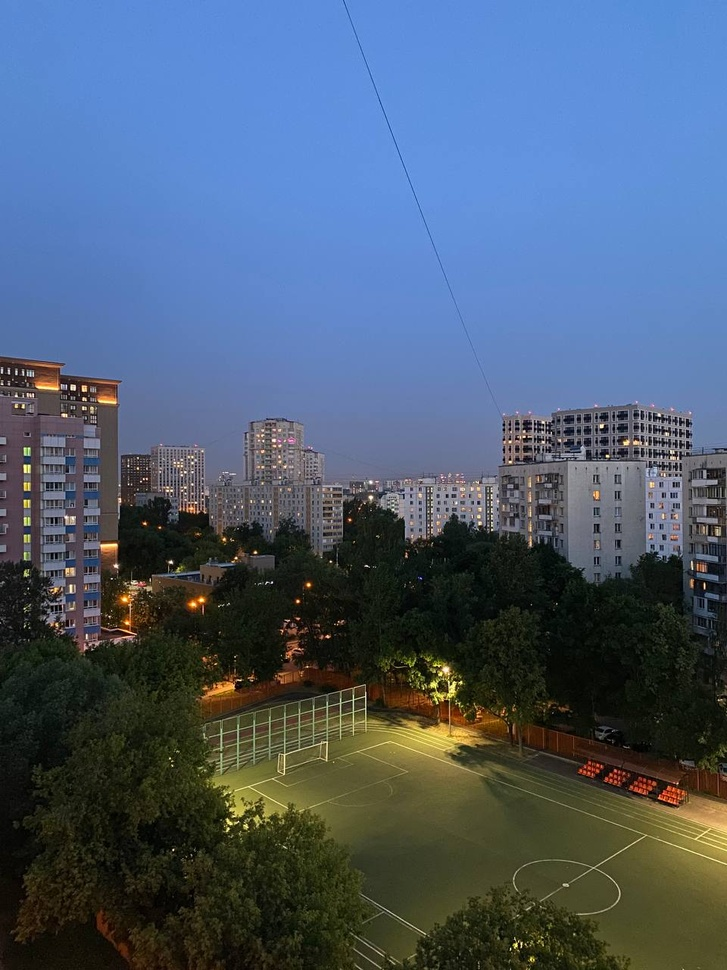
#> input picture semester 2 (feb - jun 2023)/lab_6/images/1.jpg, 727 x 970 px, shrunk from 960 x 1280 before the run; the run also reads 2 pictures not shown here
$ jupyter execute lab_6_homography.ipynb
#> lines starting #> are read from the running program, lines starting #| are printed output that depends on the picture
# LAB 6: Homography
### AI and Machine Learning // Suchkova Natalia М8О - 114М - 22
01.06.23 @ MAI IT-Center

### The Task
1. Изучить и использовать код по гомографиям
2. Сделать панараму больше чем на 2-х снимках
3. Взять код который занимается триангуляцией на основе афинной гомографии,
4. Придумать и реализовать метод автоматического триангулирования (по ключивым точкам лица с помощью нейросети, взять шар и по окружности триангулировать) и приминить для своей фотографии.

[cell 1]
import cv2
import numpy as np
import matplotlib.pyplot as plt

[cell 2]
# pip install opencv-contrib-python==4.7.0.72

[cell 3]
# pip uninstall opencv-python

### 1. Изучаем гомографию

**Гомография** — это преобразование (матрица), которое отображает точки одного изображения в точки соответствия другого изображения.

*Матрица гомографии* и *афинные преобразования* могут использоваться как алгоритм автоматического сшивания нескольких фотографий в плоское (иногда называют перспективное) панорамное изображение (planar/perspective panoramic image).

**NB!** Для построения плоской панорамы требуются изображения снятые из одной точки. То есть камеру можно поворачивать вокруг входного зрачка объектива, но нельзя перемещать. На практике небольшие перемещения не страшны, но они дадут небольшие искажения в итоговом изображении.

Плоская панорама не может охватить область больше 180 градусов по вертикали, горизонтали или другому диаметру (в отличие от панорамных изображений в сферической, цилиндрической и некоторых других проекциях). Но при этом плоская панорама оставляет прямые линии прямыми — мы получим такое изображение, какое получилось бы при съемке с той же точки камерой с бо́льшими углами обзора (меньшим фокусным расстоянием).

#### Теория
Для начала, нам понадобится вещественная проективная плоскость $\mathrm{P}^2$. Проективная плоскость состоит из конечных точек, вида $(x, y, 1)$ и идеальных точек, вида $(x, y, 0)$. Точка $(0, 0, 0)$ не задаёт элемент $\mathrm{P}^2$. На $\mathrm{P}^2$ заданы классы эквивалентности — если домножить тройку чисел на ненулевой множитель, то они будут задавать ту же точку в $\mathrm{P}^2$. То есть $(x, y, z) \sim (wx, wy, wz), w \ne 0$.

Элементы проективной плоскости можно воспринимать как конечные точки $(x, y, 1)$ на плоскости $R^2$, дополненные идеальными точками $(x, y, 0)$ — точками на бесконечности в направлении (x, y). Также элементы проективной плоскости можно воспринимать как линии на плоскости $(a, b, c) \sim ax + by + c = 0$. Во всех теоремах о проективной плоскости работает принцип двойственности, когда можно поменять местами точки и линии и получить двойственную теорему.

$R$- это матрица поворота , на которую b поворачивается относительно a; t - перевод вектора из a в b; n и d - вектор нормали к плоскости и расстояние до плоскости соответственно. K a и K b - матрицы внутренних параметров камеры .

Примеры теорем о проективной плоскости (красиво, но не важно для дальнейшего повествования)
$\mathrm{P}^2$ также можно представить как множество лучей (хотя точнее будет сказать прямых), вложенных в $R^3$ и проходящих через начало координат. Лучи, пересекающие плоскость $z = 1$, соответствуют конечным точкам $\mathrm{P}^2$, а лучи в плоскости $z = 0$ — идеальным.

Гомография $H$ (проективное преобразование) — это преобразование $\mathrm{P}^2 \to \mathrm{P}^2$ которое прямые переводит в прямые. Для нас важно, что гомография задаётся умножением однородных координат на обратимую матрицу $H_{3 \times 3}$. Обратите внимание, что гомография $wH$ задаёт одно и то же преобразование для всех ненулевых множителей $w$.

Давайте вспомним, как работает модель пинхол камеры. Она задаёт то, как 3D-точка $(x, y, z)$ проецируется в точку $(u, v)$ на плоскости изображения:
$$u = f_x\frac{x}{z} + c_x, v = f_y\frac{y}{z} + c_y$$

В эту же точку $(u, v)$ проецируются все точки на луче$ w (x, y, z), w \ne 0$. То есть модель камеры сопоставляет 2D-точку в плоскости изображения лучу в 3D пространстве.

В  $\mathrm{P}^2$ мы сопоставляем точке $(x, y, 1)$ в плоскости $z = 1$ луч (прямую) $w (x, y, 1), w \ne 0$. То есть отождествление точки на плоскости с лучём в 3D уже подразумевается и само по себе "проецирование" уже произошло. Для того, чтобы соответствовать модели пинхол камеры, осталось сделать растяжение и смещение плоскости. Это можно сделать следующей гомографией:

$$H_p = \begin{pmatrix} f_x & 0 & c_x \\ 0 & f_y & c_y \\ 0 & 0 & 1 \end{pmatrix}$$

Давайте проверим. Пусть у нас задана точка $(x, y, z)$. "Спроецируем" её на плоскость изображения с помощью гомографии $H_p$.
$$H_p(x, y, z)^T = (f_xx + c_xz, f_yy + c_yz, z) \sim (f_x\frac{x}{z} + c_x, f_y\frac{y}{z} + c_y, 1)$$
То же самое, что предполагается моделью камеры.

Кроме операции проецирования нам интересна операция поворота в 3D. Поворот в 3D задаётся обратимой матрицей $R_{3\times3}$. Эта же матрица является матрицей гомографии в $\mathrm{P}^2$ и работает точно так же. Только теперь уже на элементах $\mathrm{P}^2$. То есть вращает не точки в $R^3$, а лучи (прямые).

**Аффинная гомография**
Когда область изображения, в которой вычисляется гомография, мала или изображение было получено с большим фокусным расстоянием, аффинная гомография является более подходящей моделью смещения изображения. Аффинная гомография - это особый тип общей гомографии, последняя строка которой зафиксирована на

Источники:
https://habr.com/ru/articles/708986/

### 2. Делаем свои милые фотокарточки и превращаем их в плоскую панормау

[cell 4]
fig, axs = plt.subplots(nrows=2, ncols=3, figsize=(12, 10))
for i, j in enumerate(['images/1.jpg', 'images/2.jpg', 'images/3.jpg',
                               'images/4.jpg', 'images/5.jpg', 'images/6.jpg']):
    img = cv2.imread(j)
#> img is the input picture: shape (970, 727, 3); mean B, G, R 113.7, 92.5, 75.7
    axs.flat[i].imshow(cv2.cvtColor(img, cv2.COLOR_BGR2RGB))

plt.show()
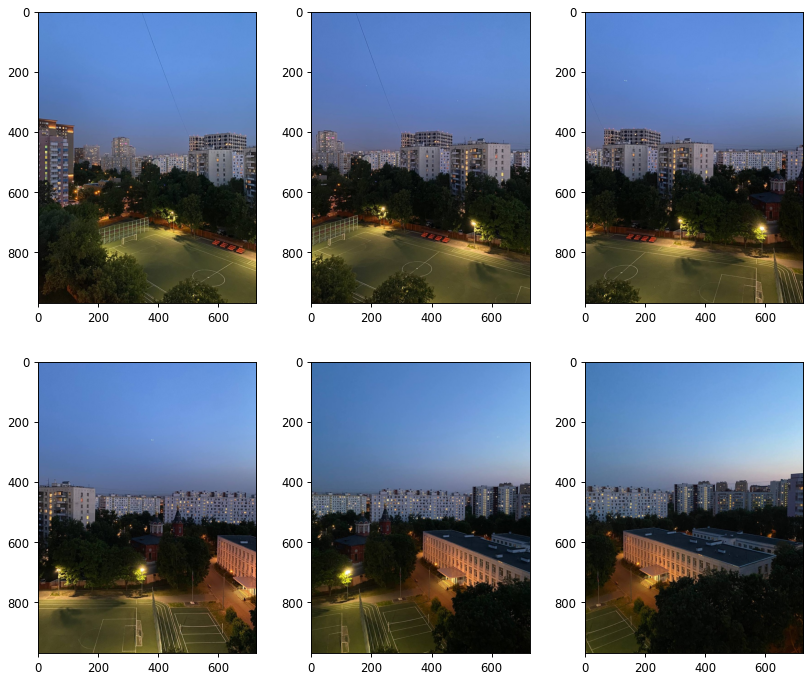
#> figure drawn by matplotlib, 6 panels

[cell 5]
def make_pano(image_paths: list) -> None:

    # Инициализация объекта SIFT (определение ключевых точек)
    sift = cv2.xfeatures2d.SIFT_create()

    # Нахождение ключевых точек и дескрипторов на изображениях
    data = {}
    for path in image_paths:
        img = cv2.imread(path)
        kp, des = sift.detectAndCompute(cv2.cvtColor(img, cv2.COLOR_BGR2GRAY), None)
        data.update({path: [kp, des, img]})


#     start_img = list(data.items())[0]
    start_img = dict(list(data.items())[:len(data)//len(data)])  # берем первый item дикта data
    data.pop(next(iter(data)))  # удаляем первый элемент

    for pos, item in enumerate(data.items()):  # дальше будем итерировать без первого по очереди (брать 2, 3 и тд) и приклеивать к тому что сделали до этого
        start_img.update({item[0]:item[1]})  # теперь start_image это словарь {path: [kp, des, img]} из данных по первым двум фото
        # в след итерациях (после первой) start_image будет словарем  из пано из предыдйщих двух фото + следуюшее фото

        # Нахождение соответствий между дескрипторами на изображениях
        matcher = cv2.DescriptorMatcher_create(cv2.DescriptorMatcher_FLANNBASED)
        cur_des = list(map(lambda val: val[1], start_img.values()))
        matches = matcher.knnMatch(cur_des[0], cur_des[1], k=2)

        # Фильтрация соответствий с помощью метрики Lowe's ratio test
        good_matches = []
        for m, n in matches:
            if m.distance < 0.75 * n.distance:
                good_matches.append(m)

        # Нахождение матрицы гомографии
        cur_kps = list(map(lambda val: val[0], start_img.values()))
        src_pts = np.float32([cur_kps[0][m.queryIdx].pt for m in good_matches]).reshape(-1, 1, 2)
        dst_pts = np.float32([cur_kps[1][m.trainIdx].pt for m in good_matches]).reshape(-1, 1, 2)
        H, _ = cv2.findHomography(src_pts, dst_pts, cv2.RANSAC, 5.0)


        # Преобразование изображений
        cur_imgs = list(map(lambda val: val[2], start_img.values()))
        panorama = cv2.warpPerspective(cur_imgs[0], H, (cur_imgs[0].shape[1] + cur_imgs[1].shape[1], cur_imgs[1].shape[0]))
        panorama[0:cur_imgs[1].shape[0], 0:cur_imgs[1].shape[1]] = cur_imgs[1]

        kp, des = sift.detectAndCompute(cv2.cvtColor(panorama, cv2.COLOR_BGR2GRAY), None)
        start_img = {'none': [kp, des, panorama]}

    return panorama

[cell 6]
# Отображение результата
panorama = make_pano([
                'images/1.jpg',
                'images/2.jpg',
                'images/3.jpg',
                'images/4.jpg',
#                 'images/5.jpg',
#                 'images/6.jpg'
                     ])

plt.figure(figsize = (17,10))
plt.axis('off')
plt.imshow(cv2.cvtColor(panorama, cv2.COLOR_BGR2RGB), interpolation='nearest')
plt.show()
# cv2.imshow('Panorama', panorama)
# cv2.waitKey()

[cell 7]
def get_h(img1, img2):
    # Преобразование изображений в оттенки серого
    gray1 = cv2.cvtColor(img1, cv2.COLOR_BGR2GRAY)
    gray2 = cv2.cvtColor(img2, cv2.COLOR_BGR2GRAY)

    # Инициализация объекта SIFT (определение ключевых точек)
    sift = cv2.xfeatures2d.SIFT_create()

    # Нахождение ключевых точек и дескрипторов на обоих изображениях
    kp1, des1 = sift.detectAndCompute(gray1, None)
    kp2, des2 = sift.detectAndCompute(gray2, None)

    # Нахождение соответствий между дескрипторами на двух изображениях
    matcher = cv2.DescriptorMatcher_create(cv2.DescriptorMatcher_FLANNBASED)
    matches = matcher.knnMatch(des1, des2, k=2)

    # Фильтрация соответствий с помощью метрики Lowe's ratio test
    good_matches = []
    for m, n in matches:
        if m.distance < 0.75 * n.distance:
            good_matches.append(m)

    # Нахождение матрицы гомографии
    src_pts = np.float32([kp1[m.queryIdx].pt for m in good_matches]).reshape(-1, 1, 2)
    dst_pts = np.float32([kp2[m.trainIdx].pt for m in good_matches]).reshape(-1, 1, 2)
    H, _ = cv2.findHomography(src_pts, dst_pts, cv2.RANSAC, 5.0)
    return H

def append(img1, img2):
    H = get_h(img1, img2)
    # Преобразование изображений
    panorama = cv2.warpPerspective(img1, H, (img1.shape[1] + img2.shape[1], img2.shape[0]))
    panorama[0:img2.shape[0], 0:img2.shape[1]] = img2
    return panorama

# Загрузка изображений
img1 = cv2.imread('images/1.jpg')
img2 = cv2.imread('images/2.jpg')
img3 = cv2.imread('images/3.jpg')
img4 = cv2.imread('images/4.jpg')
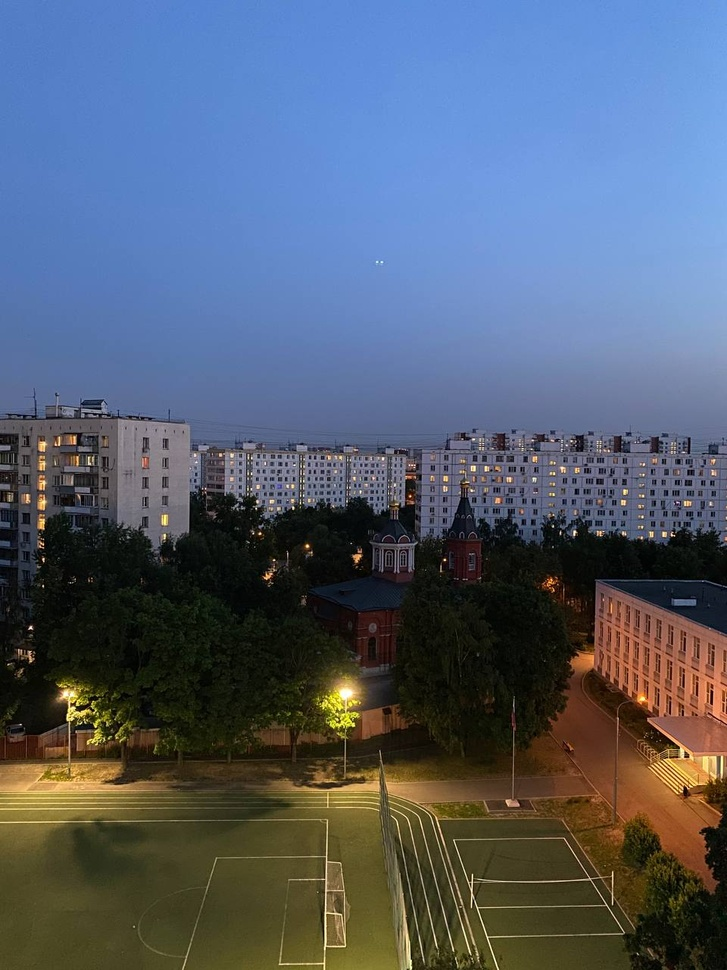
#> input picture semester 2 (feb - jun 2023)/lab_6/images/4.jpg, 727 x 970 px, shrunk from 960 x 1280 before the run
#> img4 is the input picture: shape (970, 727, 3); mean B, G, R 111.8, 94.3, 83.4

panorama = append(img2, img3)
panorama = append(panorama, img4)
#> in get_h (call 2), `gray1 = cv2.cvtColor(img1, cv2.COLOR_BGR2GRAY)`:
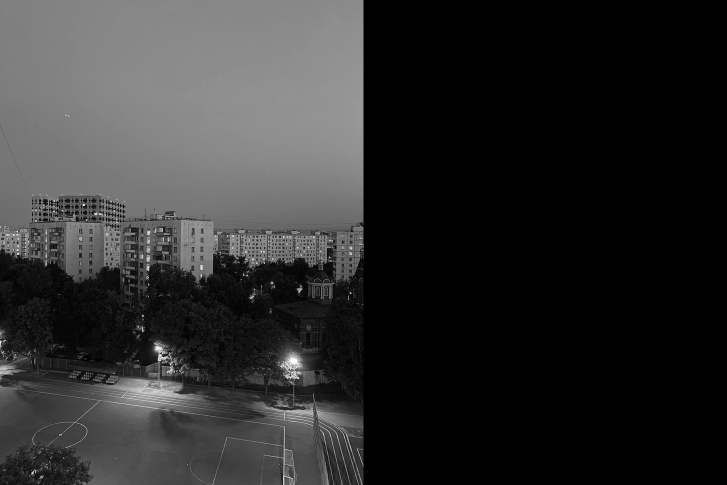
#> gray1: shape (970, 1454) (shown at 1/2 size); min 0, max 255, mean 45.3
#> in get_h (call 2), `gray2 = cv2.cvtColor(img2, cv2.COLOR_BGR2GRAY)`:
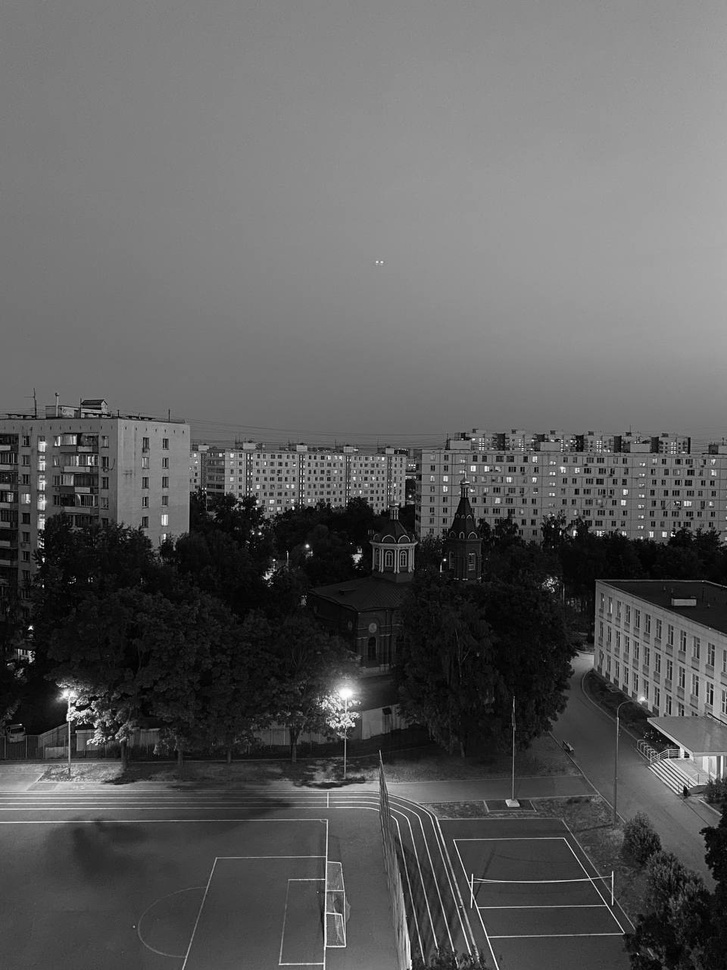
#> gray2: shape (970, 727); min 0, max 254, mean 93
panorama = append(img1, panorama)
#> in get_h (call 3), `gray1 = cv2.cvtColor(img1, cv2.COLOR_BGR2GRAY)`:
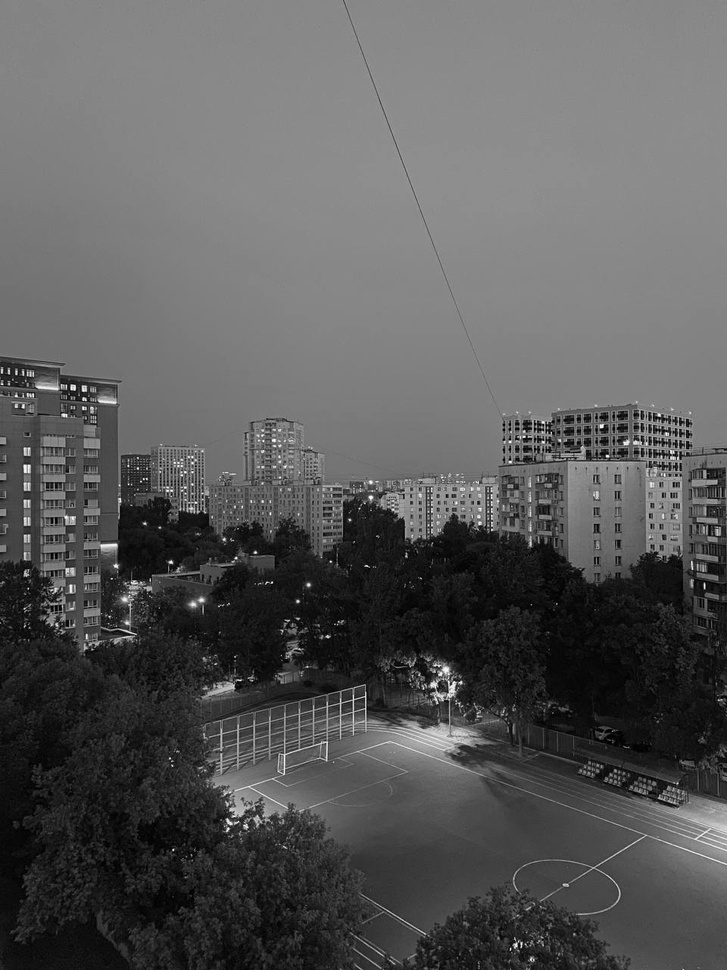
#> gray1: shape (970, 727); min 0, max 254, mean 89.9
#> in get_h (call 3), `gray2 = cv2.cvtColor(img2, cv2.COLOR_BGR2GRAY)`:
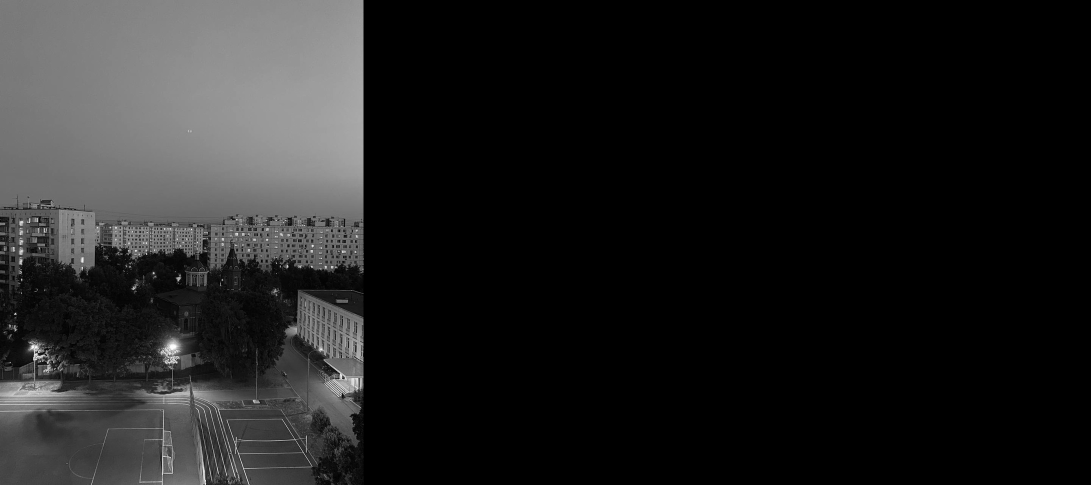
#> gray2: shape (970, 2181) (shown at 1/2 size); min 0, max 254, mean 31
#> in append (call 3), `panorama = cv2.warpPerspective(img1, H, (img1.shape[1] + img2.shape[1]..`:
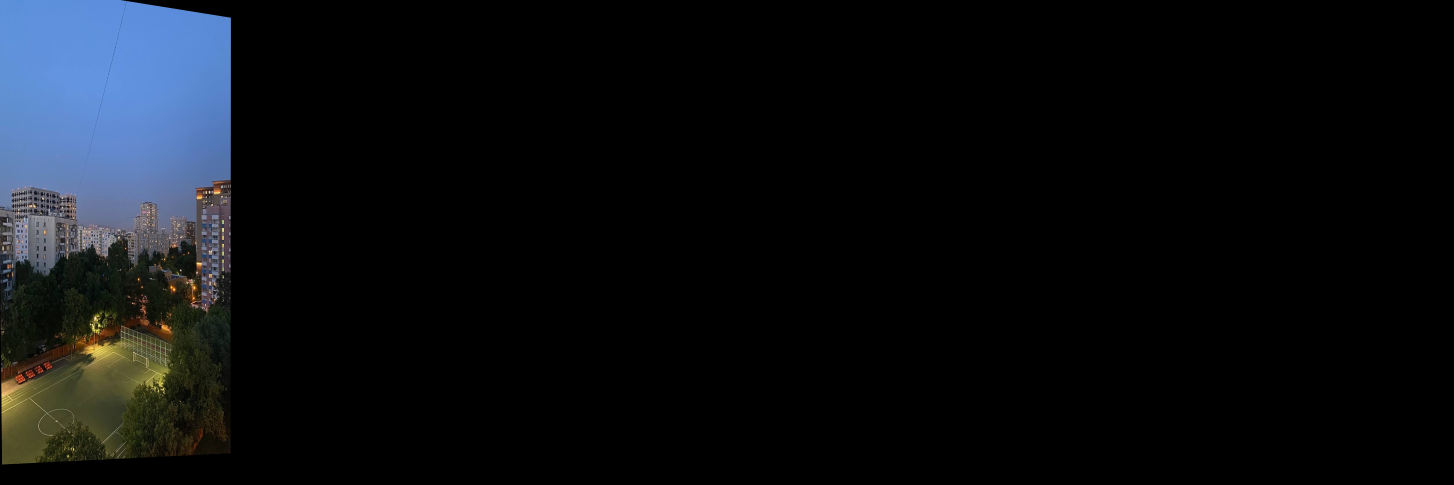
#> panorama: shape (970, 2908, 3) (shown at 1/2 size); mean B, G, R 17, 13.8, 11.3

# cv2.imshow('Panorama', panorama)
plt.figure(figsize = (17,10))
plt.axis('off')
plt.imshow(cv2.cvtColor(panorama, cv2.COLOR_BGR2RGB), interpolation='nearest')
plt.show()

[cell 8]
# [42 lines of commented-out code are left out]

[cell 9]
d = {'a': [1, 2], 'b': [3, 4], 'c': [5, 6]}

[cell 10]
list(map(lambda val: val[0], d.values()))

[cell 11]
list(d.items())[0]

[cell 12]
len(d)

[cell 13]
dict(list(d.items())[:len(d)//2])

[cell 14]
dict(list(d.items())[:len(d)//len(d)])

[cell 15]
for i, j in enumerate(d.items()):
    print(i)

[cell 16]
start_img = dict(list(d.items())[:len(d)//len(d)])

[cell 17]
list(start_img.keys())

[cell 18]
d

[cell 19]
d = {'a': [1, 2], 'b': [3, 4], 'c': [5, 6], 'd': [7, 8]}
start_img = dict(list(d.items())[:len(d)//len(d)]) # берем самый левый элемент
d.pop(next(iter(d)))  # удаляем левый жлемет
for i, j in enumerate(d.items()):
    start_img.update({j[0]:j[1]})
    print(start_img)
    start_img = {'f': 'f'}
